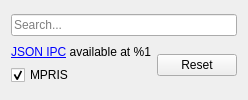
         <widget class="QWidget" name="keysPage">
          <layout class="QVBoxLayout" name="keysPageLayout" stretch="1,0,0">
           <item>
            <widget class="QLineEdit" name="keysSearchField">
             <property name="placeholderText">
              <string>Search...</string>
             </property>
             <property name="clearButtonEnabled">
              <bool>true</bool>
             </property>
            </widget>
           </item>
           <item>
            <layout class="QVBoxLayout" name="keysHost"/>
           </item>
           <item>
            <layout class="QHBoxLayout" name="keysBottomLayout" stretch="1,0">
             <item>
              <layout class="QVBoxLayout" name="ipcLayout" stretch="0,0">
               <item>
                <widget class="QLabel" name="ipcNotice">
                 <property name="text">
                  <string>&lt;a href=&quot;https://github.com/mpc-qt/mpc-qt/blob/master/DOCS/ipc.md&quot;&gt;JSON IPC&lt;/a&gt; available at %1</string>
                 </property>
                 <property name="openExternalLinks">
                  <bool>true</bool>
                 </property>
                </widget>
               </item>
               <item>
                <widget class="QCheckBox" name="ipcMpris">
                 <property name="text">
                  <string>MPRIS</string>
                 </property>
                 <property name="checked">
                  <bool>true</bool>
                 </property>
                </widget>
               </item>
              </layout>
             </item>
             <item>
              <layout class="QVBoxLayout" name="keysLayout" stretch="0">
               <item>
                <widget class="QPushButton" name="keysReset">
                 <property name="text">
                  <string>Reset</string>
                 </property>
                </widget>
               </item>
              </layout>
             </item>
            </layout>
           </item>
          </layout>
         </widget>
